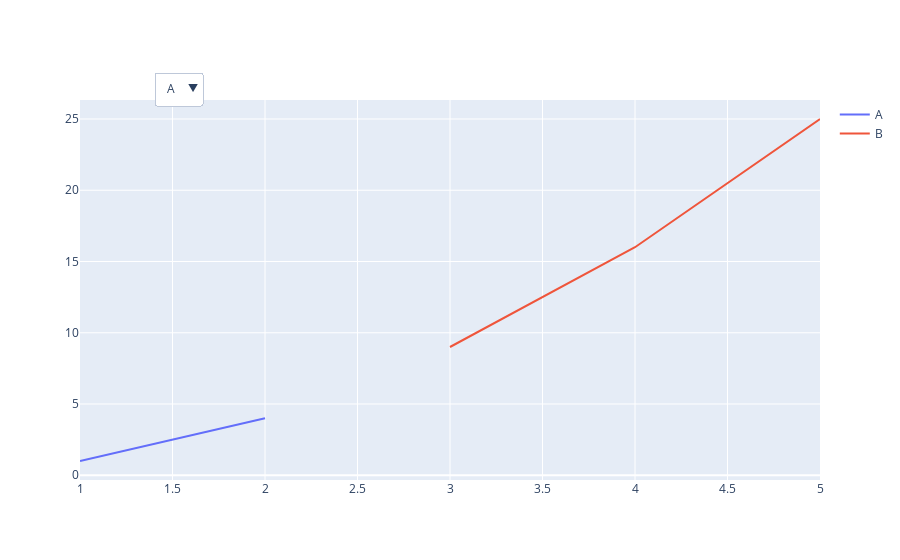

The notebook cell saved with this chart:
### Code cell
import plotly.graph_objects as go
import pandas as pd

# Load sample data
df = pd.DataFrame({
    'x': [1, 2, 3, 4, 5],
    'y': [1, 4, 9, 16, 25],
    'category': ['A', 'A', 'B', 'B', 'B']
})

# Create the figure
fig = go.Figure()

# Add the traces
for category in df['category'].unique():
    fig.add_trace(go.Scatter(x=df[df['category'] == category]['x'],
                            y=df[df['category'] == category]['y'],
                            mode='lines',
                            name=category))

# Add the dropdown
fig.update_layout(
    updatemenus=[
        dict(
            buttons=list([
                dict(label=category,
                     method="update",
                     args=[{"visible": [category == c for c in df['category']]},
                           {"title": "Category: " + category}])
                for category in df['category'].unique()
            ]),
            direction="down",
            pad={"r": 10, "t": 10},
            showactive=True,
            x=0.1,
            xanchor="left",
            y=1.1,
            yanchor="top"
        )
    ]
)

# Show the chart
fig.show()

### Figure 1 — Plotly figure (JSON) as saved in the notebook; plotly's stock layout.template omitted (floating-point values rounded to 4 significant figures)
{"data": [{"mode": "lines", "name": "A", "type": "scatter", "x": [1, 2], "y": [1, 4]}, {"mode": "lines", "name": "B", "type": "scatter", "x": [3, 4, 5], "y": [9, 16, 25]}], "layout": {"updatemenus": [{"buttons": [{"args": [{"visible": [true, true, false, false, false]}, {"title": "Category: A"}], "label": "A", "method": "update"}, {"args": [{"visible": [false, false, true, true, true]}, {"title": "Category: B"}], "label": "B", "method": "update"}], "direction": "down", "pad": {"r": 10, "t": 10}, "showactive": true, "x": 0.1, "xanchor": "left", "y": 1.1, "yanchor": "top"}]}}
